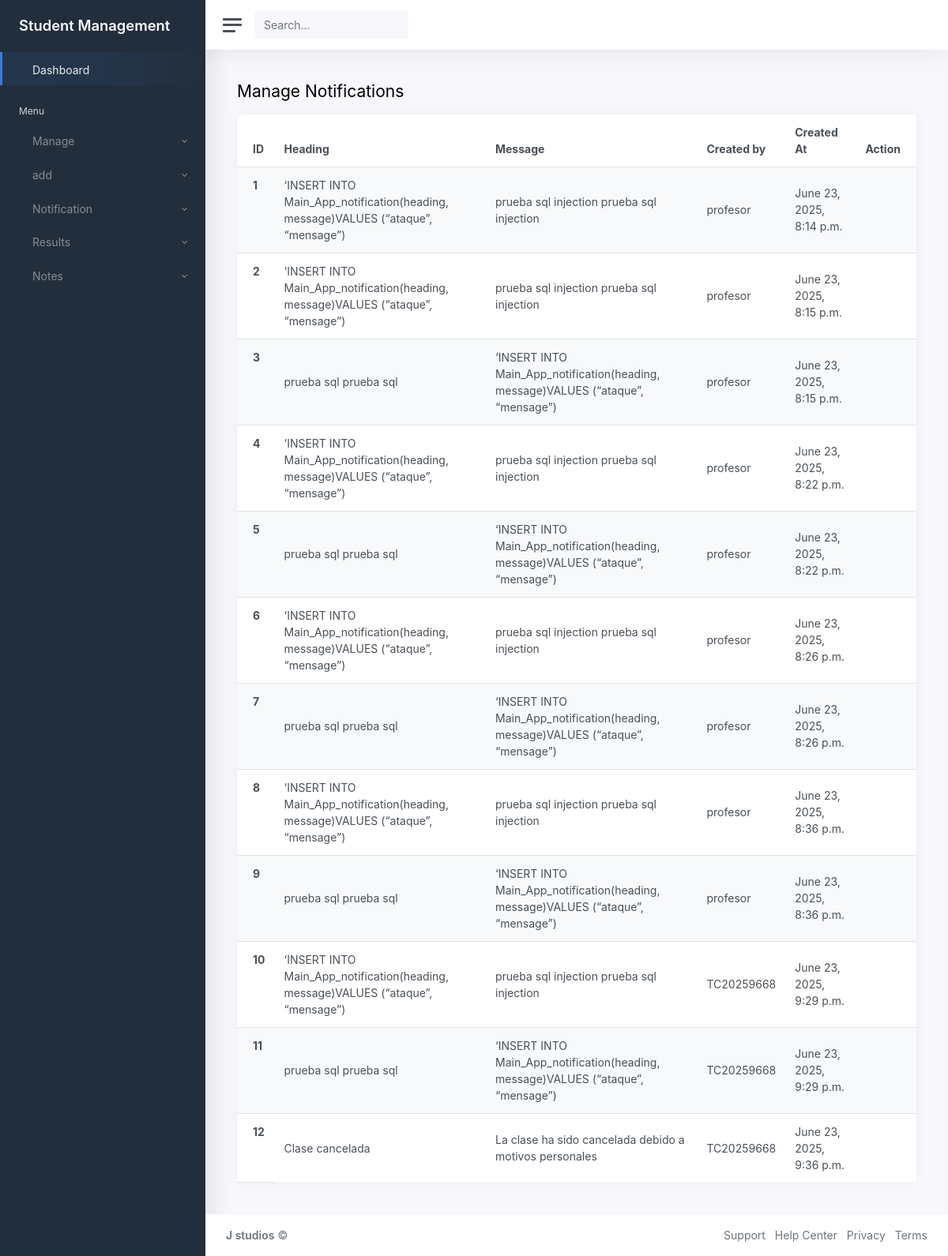
The page /managenotification/ (signed in) on the database its author committed.
### Main_App/models.py (models this page shows)
class Notification(models.Model):
    id = models.AutoField(primary_key=True)
    heading = models.CharField(max_length=150)
    message = models.TextField()
    created_at = models.DateTimeField(auto_now_add=True)
    created_by = models.CharField(max_length=20)
    updated_at = models.DateTimeField(auto_now=True)
    objects = models.Manager()

### Main_App/restrictions.py (the view)
    def wrapper(request,*args,**kwargs):
        try:
            user = MyUser.objects.get(id=request.user.id)
            if user.user_type == '1':
                return func(request,*args,**kwargs)
            else:
                return HttpResponse("<h3>You are not authorised to view this page</h3>")
        except:
            return HttpResponse("<h3>You are not authorised to view this page.</h3>")

### Main_App/restrictions.py (called while the page is built)
def is_authenticated(func):
    def wrapper(request,*args,**kwargs):
        if request.user.is_authenticated:
            return func(request,*args,**kwargs)
        else:
            return redirect('/loginpage')
    return wrapper

def is_admin(func):
    def wrapper(request,*args,**kwargs):
        try:
            user = MyUser.objects.get(id=request.user.id)
            if user.user_type == '1':
                return func(request,*args,**kwargs)
            else:
                return HttpResponse("<h3>You are not authorised to view this page</h3>")
        except:
            return HttpResponse("<h3>You are not authorised to view this page.</h3>")
    return wrapper

### Main_App/v_admin.py (called while the page is built)
@is_authenticated
@is_admin
def managenotification(request):
    notifications = Notification.objects.all()
    return render(request,'admin/a_managenotification.html',{'notifications':notifications})

### Main_App/templates/admin/a_managenotification.html (shortened to what this page needs)
{% extends 'admin/a_base.html' %}
{% block content %}
<main class="content">
        <div class="container-fluid p-0">
					<h1 class="h3 mb-3">Manage Notifications</h1>
					<div class="col-12">
							<div class="card">
								<div class="table-responsive">
									<table class="table table-striped mb-0 ">
										<thead>
											<tr>
												<th scope="col">ID</th>
												<th scope="col">Heading</th>
												<th scope="col">Message</th>
												<th scope="col">Created by</th>
												<th scope="col">Created At</th>
                                                <th scope="col">Action</th>
											</tr>
										</thead>
										<tbody>
                                        {% for notification in notifications %}
											<tr>
												<th scope="row">{{notification.id}}</th>
												<td>{{notification.heading}}</td>
												<td>{{notification.message}}</td>
												<td>{{notification.created_by}}</td>
                                                <td>{{notification.created_at}}</td>
												<td>
                                                </td>
											</tr>
                                            {% endfor %}
										</tbody>
									</table>
								</div>
							</div>
						</div>
					</div>
</main>
{% endblock %}

### Main_App/templates/admin/a_base.html
{% extends 'base/base.html' %}
{% block base %}
<div class="wrapper">
		{% include 'admin/a_sidebar.html' %}
		<div class="main">
			{% include 'base/header.html' %}
			{% block content %}{% endblock content %}
			{% include 'base/footer.html' %}
		</div>
	</div>
{% endblock base %}

### Main_App/templates/base/base.html (shortened to what this page needs)
{% load static %}
<!DOCTYPE html>
<html lang="en">
<head>
	<link rel="stylesheet" type="text/css" href="{% static 'Main_App/css/app.css' %}" >
</head>
<body>
	{% block base %}{% endblock base %}

### Main_App/templates/admin/a_sidebar.html (shortened to what this page needs)
<nav id="sidebar" class="sidebar">
			<div class="sidebar-content js-simplebar">
				<a class="sidebar-brand" href="/">
          <span class="align-middle">Student Management</span>
        </a>
				<ul class="sidebar-nav">
					<li class="sidebar-item active">
						<a class="sidebar-link" href="/adminhome">
               <span class="align-middle">Dashboard</span>
            </a>
					</li>
					<li class="sidebar-header">
						Menu
					</li>
					<li class="sidebar-item">
						<a data-target="#manage" data-toggle="collapse" class="sidebar-link collapsed">
               <span class="align-middle">Manage</span>
            			</a>
					</li>
					<li class="sidebar-item">
						<a data-target="#add" data-toggle="collapse" class="sidebar-link collapsed">
               <span class="align-middle">add</span>
            			</a>
					</li>
					<li class="sidebar-item">
						<a data-target="#notification" data-toggle="collapse" class="sidebar-link collapsed">
						 <span class="align-middle">Notification</span>
						</a>
					</li>
					<li class="sidebar-item">
						<a data-target="#result" data-toggle="collapse" class="sidebar-link collapsed">
						 <span class="align-middle">Results</span>
						</a>
					</li>
					<li class="sidebar-item">
						<a data-target="#notes" data-toggle="collapse" class="sidebar-link collapsed">
						 <span class="align-middle">Notes</span>
						</a>
					</li>
				</ul>
			</div>
		</nav>

### Main_App/templates/base/header.html (shortened to what this page needs)
			<nav class="navbar navbar-expand navbar-light navbar-bg">
				<a class="sidebar-toggle d-flex">
          <i class="hamburger align-self-center"></i>
        </a>
				<form class="d-none d-sm-inline-block">
					<div class="input-group input-group-navbar">
						<input type="text" class="form-control" placeholder="Search…" aria-label="Search">
						<button class="btn" type="button">
            </button>
					</div>
				</form>
				<div class="navbar-collapse collapse">
					<ul class="navbar-nav navbar-align">
						<li class="nav-item dropdown">
							<a class="nav-icon dropdown-toggle d-inline-block " href="#" data-toggle="dropdown">
							</a>
						</li>
					</ul>
				</div>
			</nav>

### Main_App/templates/base/footer.html
<footer class="footer">
				<div class="container-fluid">
					<div class="row text-muted">
						<div class="col-6 text-left">
							<p class="mb-0">
								<a href="index.html" class="text-muted"><strong>J studios</strong></a> &copy;
							</p>
						</div>
						<div class="col-6 text-right">
							<ul class="list-inline">
								<li class="list-inline-item">
									<a class="text-muted" href="#">Support</a>
								</li>
								<li class="list-inline-item">
									<a class="text-muted" href="#">Help Center</a>
								</li>
								<li class="list-inline-item">
									<a class="text-muted" href="#">Privacy</a>
								</li>
								<li class="list-inline-item">
									<a class="text-muted" href="#">Terms</a>
								</li>
							</ul>
						</div>
					</div>
				</div>
			</footer>

### rows shown on the page
Notification: id "1", heading "‘INSERT INTO Main_App_notification(heading, message)VALUES (“ataque”, “mensage”)", message "prueba sql injection prueba sql injection", created_by "profesor", created_at "June 23, 2025, 8:14 p.m."
Notification: id "2", heading "‘INSERT INTO Main_App_notification(heading, message)VALUES (“ataque”, “mensage”)", message "prueba sql injection prueba sql injection", created_by "profesor", created_at "June 23, 2025, 8:15 p.m."
Notification: id "3", heading "prueba sql prueba sql", message "‘INSERT INTO Main_App_notification(heading, message)VALUES (“ataque”, “mensage”)", created_by "profesor", created_at "June 23, 2025, 8:15 p.m."
Notification: id "4", heading "‘INSERT INTO Main_App_notification(heading, message)VALUES (“ataque”, “mensage”)", message "prueba sql injection prueba sql injection", created_by "profesor", created_at "June 23, 2025, 8:22 p.m."
Notification: id "5", heading "prueba sql prueba sql", message "‘INSERT INTO Main_App_notification(heading, message)VALUES (“ataque”, “mensage”)", created_by "profesor", created_at "June 23, 2025, 8:22 p.m."
Notification: id "6", heading "‘INSERT INTO Main_App_notification(heading, message)VALUES (“ataque”, “mensage”)", message "prueba sql injection prueba sql injection", created_by "profesor", created_at "June 23, 2025, 8:26 p.m."
Notification: id "7", heading "prueba sql prueba sql", message "‘INSERT INTO Main_App_notification(heading, message)VALUES (“ataque”, “mensage”)", created_by "profesor", created_at "June 23, 2025, 8:26 p.m."
Notification: id "8", heading "‘INSERT INTO Main_App_notification(heading, message)VALUES (“ataque”, “mensage”)", message "prueba sql injection prueba sql injection", created_by "profesor", created_at "June 23, 2025, 8:36 p.m."
Notification: id "9", heading "prueba sql prueba sql", message "‘INSERT INTO Main_App_notification(heading, message)VALUES (“ataque”, “mensage”)", created_by "profesor", created_at "June 23, 2025, 8:36 p.m."
Notification: id "10", heading "‘INSERT INTO Main_App_notification(heading, message)VALUES (“ataque”, “mensage”)", message "prueba sql injection prueba sql injection", created_by "TC20259668", created_at "June 23, 2025, 9:29 p.m."
Notification: id "11", heading "prueba sql prueba sql", message "‘INSERT INTO Main_App_notification(heading, message)VALUES (“ataque”, “mensage”)", created_by "TC20259668", created_at "June 23, 2025, 9:29 p.m."
Notification: id "12", heading "Clase cancelada", message "La clase ha sido cancelada debido a motivos personales", created_by "TC20259668", created_at "June 23, 2025, 9:36 p.m."
